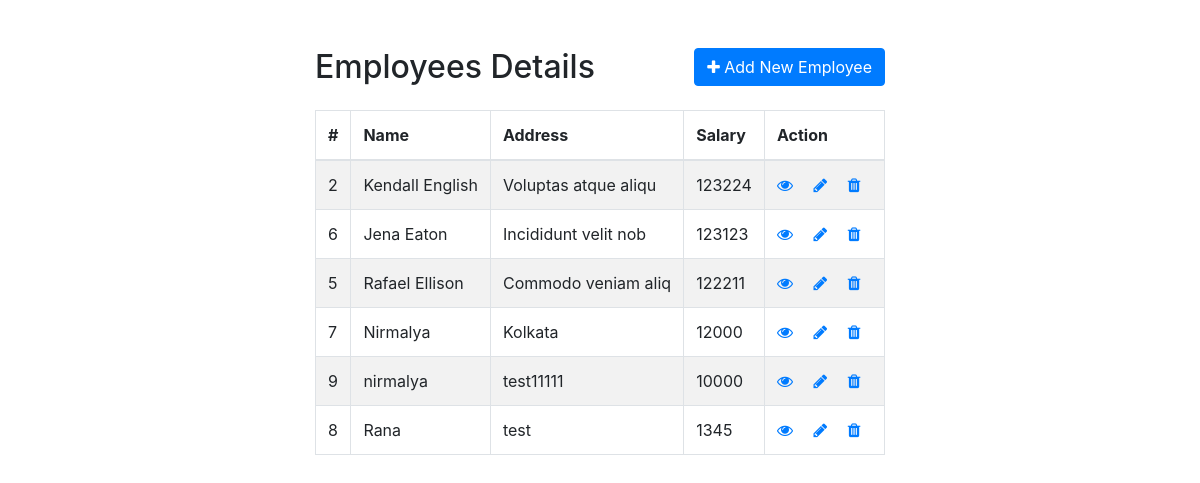
/crud/index.php, run on the app's committed database.
### tables this page shows
CREATE TABLE IF NOT EXISTS `employees` (
  `id` int NOT NULL AUTO_INCREMENT,
  `name` varchar(100) NOT NULL,
  `address` varchar(255) NOT NULL,
  `salary` int NOT NULL,
  `status` tinyint NOT NULL DEFAULT '1' COMMENT '1=>Active, 0=>Inactive, 3=>Deleted',
  PRIMARY KEY (`id`)
);

### crud/index.php (the view, shortened to what this page needs)
<!DOCTYPE html>
<html lang="en">
<head>
    <link rel="stylesheet" href="https://stackpath.bootstrapcdn.com/bootstrap/4.5.2/css/bootstrap.min.css">
    <link rel="stylesheet" href="https://maxcdn.bootstrapcdn.com/font-awesome/4.7.0/css/font-awesome.min.css">
</head>
<body>
    <div class="wrapper">
        <div class="container-fluid">
            <div class="row">
                <div class="col-md-12">
                    <div class="mt-5 mb-3 clearfix">
                        <h2 class="pull-left">Employees Details</h2>
                        <a href="create.php" class="btn btn-primary pull-right btn_color"><i class="fa fa-plus"></i> Add New
                            Employee</a>
                    </div>
                    <?php
                    require_once "config.php";
                    $sql = "SELECT * FROM employees Where status!=3 ORDER by salary desc";
                    if ($result = mysqli_query($conn, $sql)) {
                        if (mysqli_num_rows($result) > 0) {
                    ?>
                            <table class="table table-bordered table-striped">
                                <thead>
                                    <tr>
                                        <th>#</th>
                                        <th>Name</th>
                                        <th>Address</th>
                                        <th>Salary</th>
                                        <th>Action</th>
                                    </tr>
                                </thead>
                                <tbody>
                                    <?php while ($row = mysqli_fetch_array($result)) { ?>
                                        <tr>
                                            <td><?php echo $row['id']; ?></td>
                                            <td><?php echo $row['name']; ?></td>
                                            <td><?php echo $row['address']; ?></td>
                                            <td><?php echo $row['salary']; ?></td>
                                            <td>
                                                <a href="read.php?id=<?php echo $row['id']; ?>" class="mr-3" title="" data-toggle="tooltip" data-original-title="View Record"><span class="fa fa-eye"></span></a>
                                                <a href="create.php?id=<?php echo $row['id']; ?>" class="mr-3" title="" data-toggle="tooltip" data-original-title="Update Record"><span class="fa fa-pencil"></span></a>
                                                <a href="delete.php?id=<?php echo $row['id']; ?>" title="" data-toggle="tooltip" data-original-title="Delete Record"><span class="fa fa-trash"></span></a>
                                            </td>
                                        </tr>
                            <?php
                                    }
                                } else {
                                    echo '<div class="alert alert-danger"><em>No records were found.</em></div>';
                                }
                            } else {
                                echo "Oops! Something went wrong. Please try again later.";
                            }
                            ?>
                                </tbody>
                            </table>
                </div>
            </div>
        </div>
    </div>
</body>
</html>

### crud/index.php (style rules this page uses)
.wrapper { width: 600px; margin: 0 auto; }
table tr td:last-child { width: 120px; }

### data on the page
employees: id "2", name "Kendall English", address "Voluptas atque aliqu", salary "123224"
employees: id "6", name "Jena Eaton", address "Incididunt velit nob", salary "123123"
employees: id "5", name "Rafael Ellison", address "Commodo veniam aliq", salary "122211"
employees: id "7", name "Nirmalya", address "Kolkata", salary "12000"
employees: id "9", name "nirmalya", address "test11111", salary "10000"
employees: id "8", name "Rana", address "test", salary "1345"
